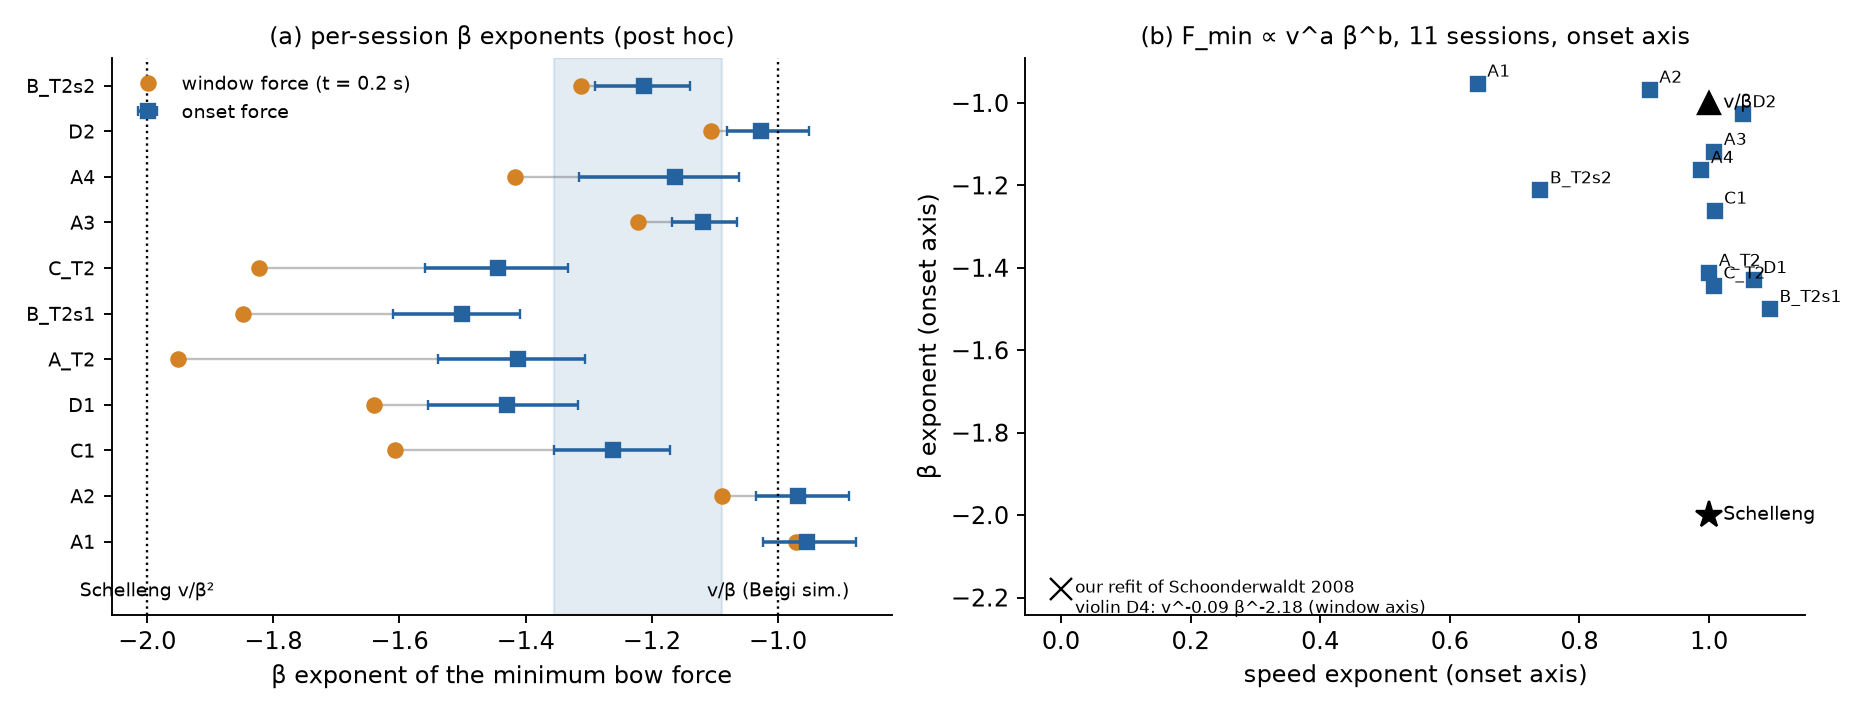

The Python source for this figure:
import json
import matplotlib; matplotlib.use("Agg")
import matplotlib.pyplot as plt
import numpy as np
on = json.load(open("onset_axis.json")); me = json.load(open("results.json"))
ses = list(on["onset"].keys())
fig, ax = plt.subplots(1, 2, figsize=(11, 4.2))
for i, s in enumerate(ses):
    o = on["onset"][s]; m = me[s]["measured"]
    ax[0].plot(m["b_beta"], i, "o", color="#d38325", ms=6, label="window force (t = 0.2 s)" if i == 0 else None)
    ax[0].errorbar(o["b_beta"], i, xerr=[[o["b_beta"] - o["b_beta_ci"][0]], [o["b_beta_ci"][1] - o["b_beta"]]], fmt="s", color="#2563a0", ms=6, capsize=2, label="onset force" if i == 0 else None)
    ax[0].plot([m["b_beta"], o["b_beta"]], [i, i], color="0.75", lw=1, zorder=0)
for x, lab in ((-2, "Schelleng v/β²"), (-1, "v/β (Beigi sim.)")):
    ax[0].axvline(x, color="k", ls=":", lw=1); ax[0].text(x, -1.2, lab, ha="center", fontsize=8)
r = on["re_onset"]["beta"]; ax[0].axvspan(r["ci_hksj"][0], r["ci_hksj"][1], color="#2563a0", alpha=.12)
ax[0].set_ylim(-1.6, len(ses) - 0.4); ax[0].set_yticks(range(len(ses))); ax[0].set_yticklabels([s.replace("_std3", "") for s in ses], fontsize=8)
ax[0].set_xlabel("β exponent of the minimum bow force"); ax[0].set_title("(a) per-session β exponents (post hoc)", fontsize=10); ax[0].legend(fontsize=8, frameon=False, loc="upper left")
for i, s in enumerate(ses):
    o = on["onset"][s]; ax[1].plot(o["b_v"], o["b_beta"], "s", color="#2563a0"); ax[1].annotate(s.replace("_std3", ""), (o["b_v"], o["b_beta"]), xytext=(4, 3), textcoords="offset points", fontsize=7)
ax[1].plot([1], [-2], "k*", ms=12); ax[1].annotate("Schelleng", (1, -2), xytext=(6, -2), textcoords="offset points", fontsize=8)
ax[1].plot([1], [-1], "k^", ms=9); ax[1].annotate("v/β", (1, -1), xytext=(6, -2), textcoords="offset points", fontsize=8)
ax[1].plot([0], [-2.18], "kx", ms=9); ax[1].annotate("our refit of Schoonderwaldt 2008\nviolin D4: v^-0.09 β^-2.18 (window axis)", (0, -2.18), xytext=(6, -10), textcoords="offset points", fontsize=7)
ax[1].set_xlabel("speed exponent (onset axis)"); ax[1].set_ylabel("β exponent (onset axis)"); ax[1].set_title("(b) F_min ∝ v^a β^b, 11 sessions, onset axis", fontsize=10)
for a in ax:
    for k in ("top", "right"): a.spines[k].set_visible(False)
fig.tight_layout(); fig.savefig("fig_lower_law.png", dpi=170)
